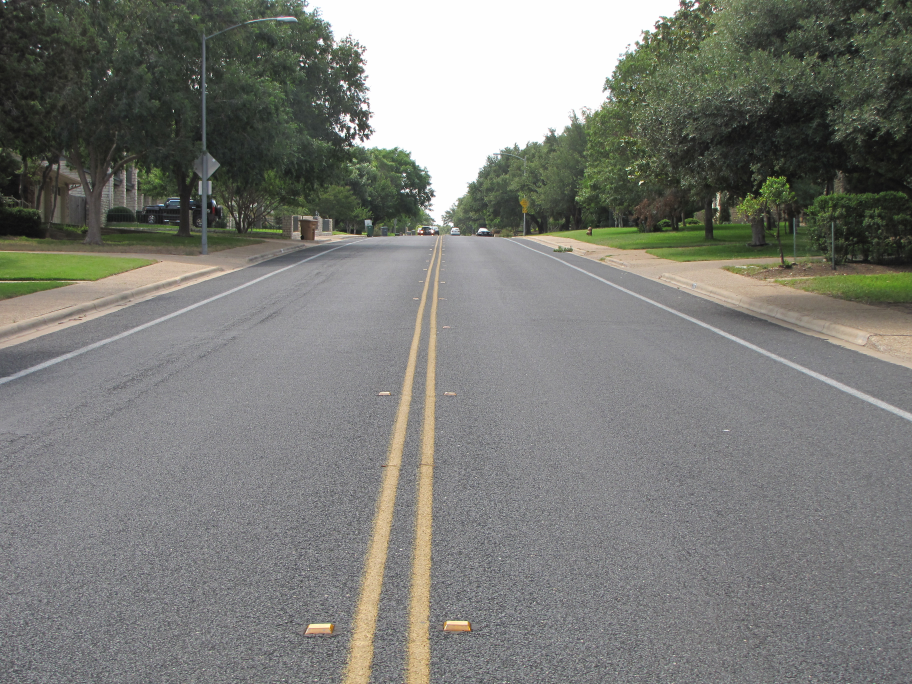
#> input picture ComputerVision/lane.jpg, 3648 x 2736 px (shown at 1/4 size)
$ jupyter execute '2B - Hough Transform.ipynb'   (shell and % lines are left out)
#> lines starting #> are read from the running program, lines starting #| are printed output that depends on the picture; after the words box and inside, x2 and y2 are one past the last pixel; in counts of white or black regions, pixels touching at a corner belong together
# Hough Transform

## Lines
http://docs.opencv.org/3.0-beta/doc/py_tutorials/py_imgproc/py_houghlines/py_houghlines.html

### Hough Space
Hough transform converts points on the X-Y space to \rho \theta space like this

You can see that all the points boil down to a single intersect on the hough space. This is then our line... Refer to the opencv document on how the line is represented on the rho theta space

### Example code to find lanes from a road

[cell 1]
# Implementing a lane detector
import cv2
import matplotlib.pyplot as plt
import tensorflow as tf
import numpy as np

HORIZON_Y = 900

LL_TMIN = 1.20
LL_TMAX = 1.23

ML_TMIN = 0.15
ML_TMAX = 0.19

RL_TMIN = 1.91
RL_TMAX = 1.93

def FormLine(rho, theta):
    a = np.cos(theta)
    b = np.sin(theta)
    x0 = a*rho
    y0 = b*rho

    if a >= 0:
        k = (y0 - HORIZON_Y) / a
        x1 = int(x0 + 5000*(-b))
        y1 = int(y0 + 5000*(a))
        x2 = int(x0 - k*(-b))
        y2 = int(y0 - k*(a))

    else:
        k = (HORIZON_Y - y0) / a
        x1 = int(x0 + k*(-b))
        y1 = int(y0 + k*(a))
        x2 = int(x0 - 5000*(-b))
        y2 = int(y0 - 5000*(a))

    return [x1, y1, x2, y2]

# Create a figure
fig = plt.figure(figsize=(30,15))

# Get the image
img = cv2.imread("lane.jpg",0)
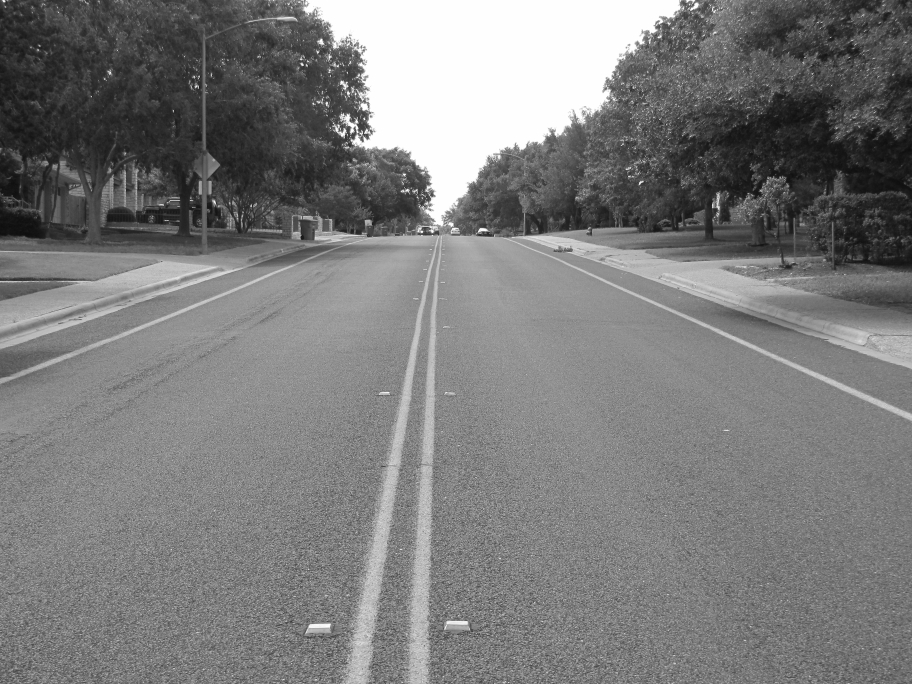
#> img: shape (2736, 3648) (shown at 1/4 size); min 0, max 255, mean 123.5
a=fig.add_subplot(2,2,1)
imgplot = plt.imshow(img, cmap='Greys_r')
a.set_title('Original')

# Apply a median filter and try to clean the noise
filteredImg = cv2.medianBlur(img,25)
a=fig.add_subplot(2,2,2)
imgplot = plt.imshow(np.array(filteredImg), cmap='Greys_r')
a.set_title('Filtered Image')

# Apply a canny edge detector with thresholding
canny = cv2.Canny(filteredImg,0,35,apertureSize = 3)
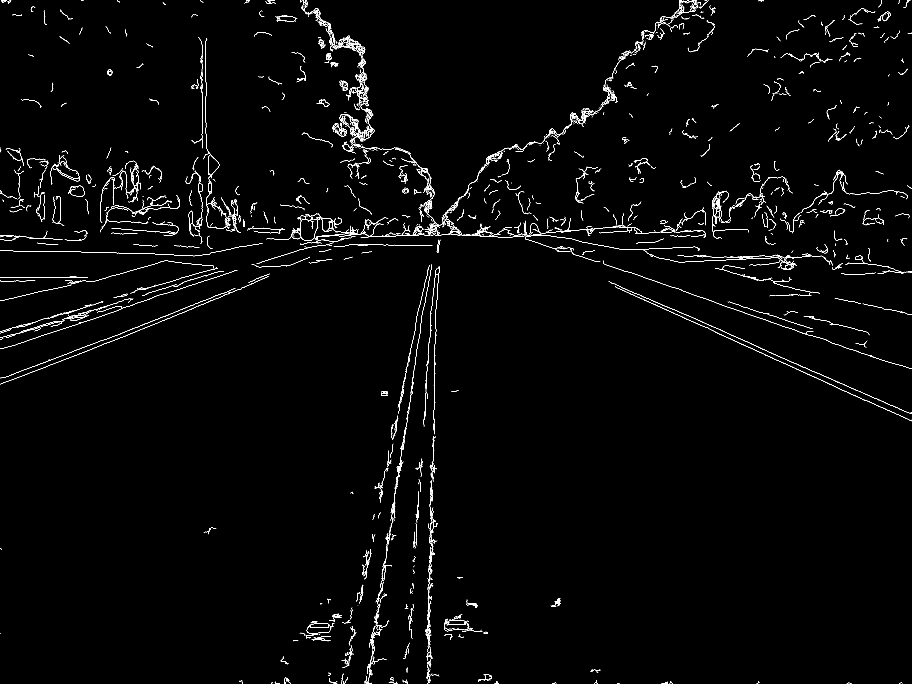
#> canny: shape (2736, 3648) (shown at 1/4 size); 0.93% white in thin lines or dots
retval, thresh = cv2.threshold(canny, 50, 255,cv2.THRESH_BINARY)
a=fig.add_subplot(2,2,3)
imgplot = plt.imshow(np.array(thresh), cmap='Greys_r')
a.set_title('Canny with threshold')

# Apply a hough line detector
LaneMarkings = np.copy(img)
lines = cv2.HoughLines(thresh,1,np.pi/18,150)
#> lines = 34 rows, first 8: [808, 0], [1109, 1.57], [1720, 0], [928, 1.57], [919, 1.57], [924, 1.57], [917, 1.57], [945, 1.57]
lanes = [[0.0,0.0,0.0,0.0] for x in range(3)]

# Resolve into 3 lanes
for line in lines:
    llmaxr = -5000
    mlmint = np.pi
    rlminr = 5000

    for rho,theta in line:
        # Get the left lane
        if ((theta > LL_TMIN) and (theta < LL_TMAX) and (rho > llmaxr)):
            llmaxr = rho
            lanes[0] = FormLine(rho, theta)

        elif ((theta > ML_TMIN) and (theta < ML_TMAX) and (theta < mlmint)):
            llmint = theta
            lanes[1] = FormLine(rho, theta)

        elif ((theta > RL_TMIN) and (theta < RL_TMAX) and (rho < rlminr)):
            rlminr = rho
            lanes[2] = FormLine(rho, theta)
#> this loop made 34 passes
#> line on passes 1 to 12: [[808, 0]], [[1109, 1.57]], [[1720, 0]], [[928, 1.57]], [[919, 1.57]], [[924, 1.57]], [[917, 1.57]], [[945, 1.57]], [[940, 1.57]], [[1712, 0]], [[823, 0]], [[931, 1.57]]
#> line on passes 13, 16, 18, 21, 22, 24: [[1423, 1.22]], [[1327, 1.22]], [[1419, 1.22]], [[1896, 0.175]], [[1270, 1.22]], [[158, 1.92]]
#> after the loop, lanes = [[-4261, 2911, 1263, 900], [1008, 5255, 1776, 900], [2010, 900, 4644, 1858]]

# Augment the lanes onto the image
for lane in lanes:
    cv2.line(LaneMarkings,(lane[0],lane[1]),(lane[2],lane[3]),0,20)
#> this loop made 3 passes
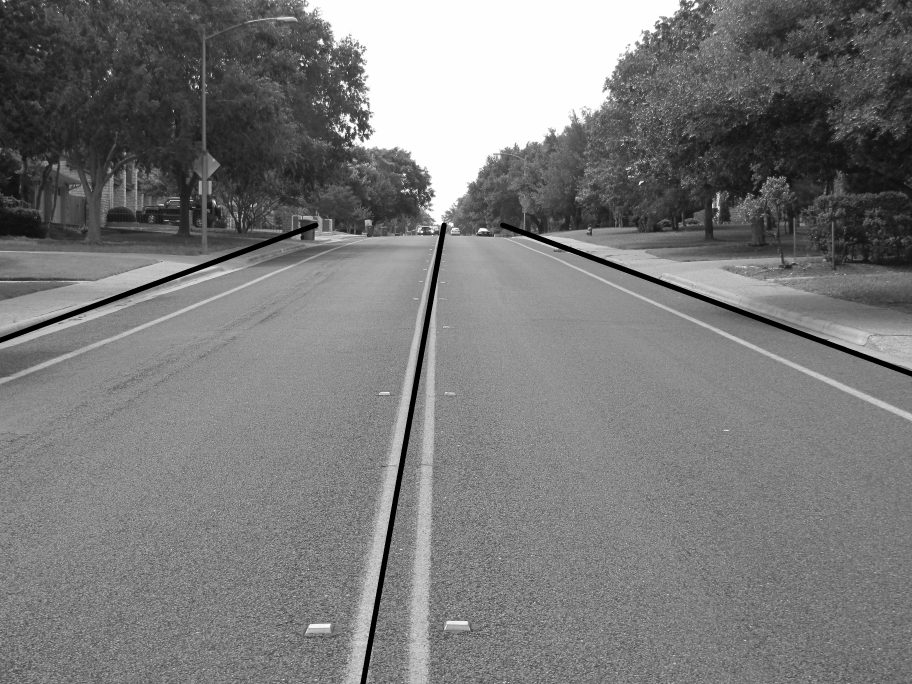
#> LaneMarkings: shape (2736, 3648) (shown at 1/4 size); 1.04% of pixels changed, all inside (x1, y1, x2, y2) = (0, 890, 3648, 2736)
a=fig.add_subplot(2,2,4)
imgplot = plt.imshow(np.array(LaneMarkings), cmap='Greys_r')
a.set_title('Hough')

# Show all the images
plt.show()
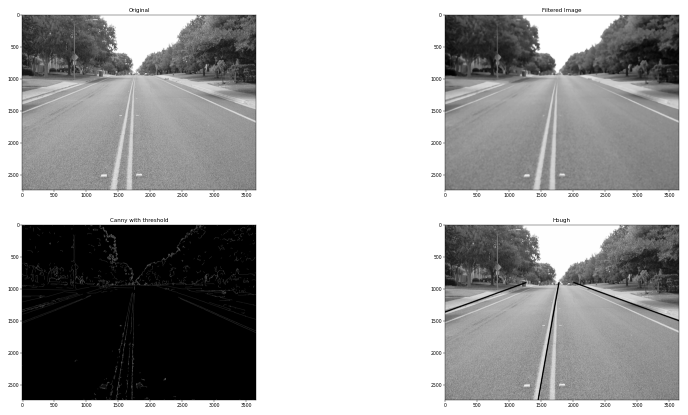
#> figure drawn by matplotlib, 4 panels

## Circles
* Transforms (x-a)<sup>2</sup> + (y-b)<sup>2</sup> = r<sup>2</sup> from X-Y space into A-B-R (3D) space
* Because this is 3-D, the computational complexity is incredibly high
* When the gradients are known, we know that the center can only be perpendicular to the gradient at any given point, so the voting is simply in a line. Like this
* Optimize the bins a lot as that matters a lot

[cell 2]
# Implement a traffic sign detection
import cv2
import matplotlib.pyplot as plt
import tensorflow as tf
import numpy as np

# Create a figure
fig = plt.figure(figsize=(30,15))

# Get the image
img = cv2.imread("TraSign.jpg",0)
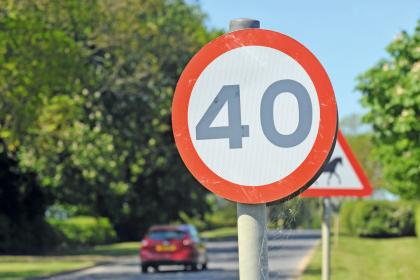
#> input picture ComputerVision/TraSign.jpg, 420 x 280 px
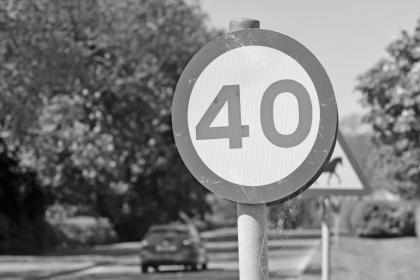
#> img: shape (280, 420); min 0, max 252, mean 125.3
a=fig.add_subplot(2,2,1)
imgplot = plt.imshow(img, cmap='Greys_r')
a.set_title('Original')

# Find the circles
circles = cv2.HoughCircles(img,cv2.HOUGH_GRADIENT,1,100,param1=100,param2=80,minRadius=60,maxRadius=300)
#> circles = [[247.5, 115.5, 89.4]]

# Paint the circles
cimg = np.copy(img)
circles = np.uint16(np.around(circles))
#> circles = [[248, 116, 89]]
for i in circles[0,:]:
    # draw the outer circle
    cv2.circle(cimg,(i[0],i[1]),i[2],(0,255,0),2)
    # draw the center of the circle
    cv2.circle(cimg,(i[0],i[1]),2,(0,0,255),3)
#> this loop made 1 pass
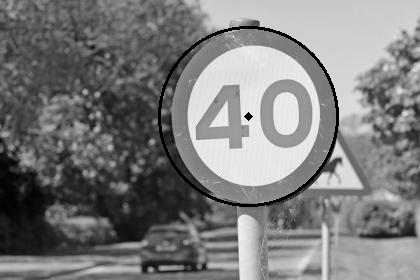
#> cimg: shape (280, 420); 1.48% of pixels changed, all inside (x1, y1, x2, y2) = (158, 26, 339, 207)
a=fig.add_subplot(2,2,2)
imgplot = plt.imshow(cimg, cmap='Greys_r')
a.set_title('Circles')

# Show all the images
plt.show()
